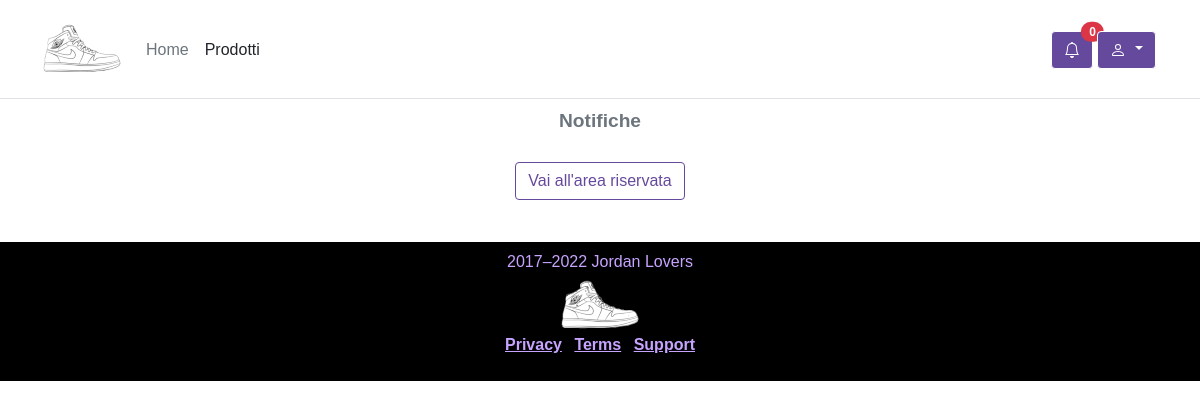
Before: /notifiche.php (signed in) with the older database file.
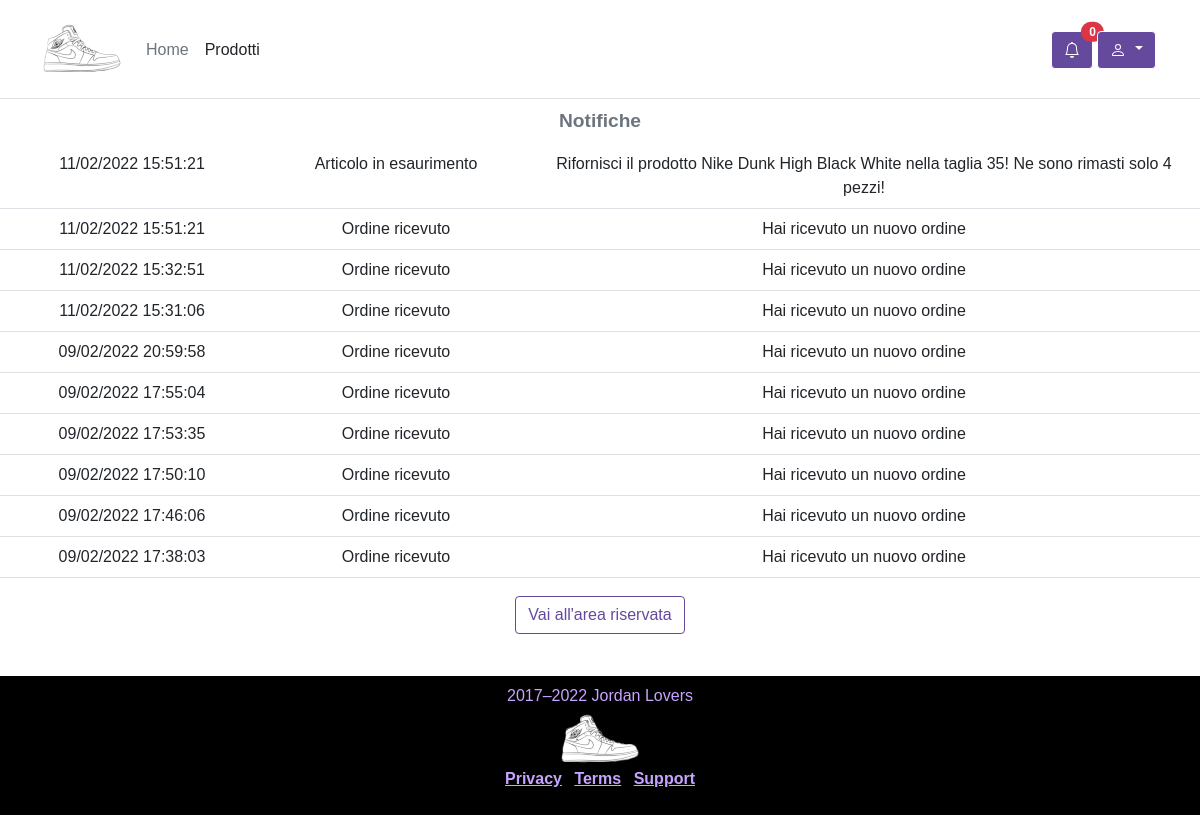
After: the same page with the newer database file.
### tables this page shows
CREATE TABLE `notifiche` (
  `codiceNotifica` int(8) NOT NULL,
  `titolo` varchar(100) NOT NULL,
  `descrizione` varchar(100) NOT NULL,
  `dataNotifica` varchar(100) NOT NULL,
  `visto` varchar(3) NOT NULL,
  `usernameUtente` varchar(150) NOT NULL
);

### notifiche.php (called while the page is built, shortened)
<?php
require_once 'bootstrap.php';
if (isUserLoggedIn()) {
    $result_not = $dbh->getNotifications($_SESSION["username"]);
    if (count($result_not)!=0) {
        $templateParams["notifiche"] = $result_not;
    }
    $login_result = $dbh->isAdmin($_SESSION["username"]);
    if(count($login_result)!=0) {
        $templateParams["tipoUtente"] = "Admin";
    }
}
$templateParams["titolo"] = "Notifiche";
$templateParams["nome"] = "template/notifiche.php";
$templateParams["css"] = "css/notifiche.css";
require 'template/base.php';
?>

### utils/functions.php (called while the page is built, shortened)
<?php
function isUserLoggedIn(){
    return !empty($_SESSION['username']);
}
?>

### db/database.php (called while the page is built, shortened)
<?php
class DatabaseHelper{
    private $db;
    public function __construct($servername, $username, $password, $dbname){
        $this->db = new mysqli($servername, $username, $password, $dbname);
    }
    public function getNotifications($idUser){
        $stmt = $this->db->prepare("SELECT * FROM notifiche WHERE usernameUtente=? ORDER BY codiceNotifica DESC");
        $stmt->bind_param('s',$idUser);
        $stmt->execute();
        $result = $stmt->get_result();
        return $result->fetch_all(MYSQLI_ASSOC);
    }
}
?>

### bootstrap.php (called while the page is built, shortened)
<?php
require_once("db/database.php");
require_once("utils/functions.php");
$dbh = new DatabaseHelper("localhost", "root", "", "db_tec_web");
?>

### template/notifiche.php (the view)
<div class="container-notifiche">
  <table class="table caption-top">
  <caption>Notifiche</caption>
  <tbody>
<?php
foreach ($templateParams["notifiche"] as $notifica) :
?>
    <tr class="notifica-<?php if ($notifica["visto"]=="no") {
      echo "non-";
    }?>vista">
      <td class="data-notifica">
        <?php echo $notifica["dataNotifica"];?>
      </td>
      <td class="titolo-notifica">
        <?php echo $notifica["titolo"];?>
      </td>
      <td class="descrizione-notifica">
        <?php echo $notifica["descrizione"];?>
      </td>
    </tr>
<?php endforeach;?>
  </tbody>
</table>
</div>
<div class="container">
  <a class="admin" href="areaUtente.php">
    <button type="button" class="btn btn-primary">
      Vai all'area riservata
    </button>
  </a>
</div>

### template/header.php (shortened to what this page needs)
<header class="p-3 mx-auto border-bottom">
      <div class="container">
        <div class="d-flex flex-wrap align-items-center justify-content-center justify-content-lg-start fixed-top bg-white position-relative">
            <a class="navbar-brand" href="index.php"><img src=".\resources\images\logo.png" alt="logo"></a>
            <ul class="nav col-12 col-lg-auto me-lg-auto mb-2 justify-content-center mb-md-0">
              <li><a href="index.php" class="nav-link px-2 link-secondary">Home</a></li>
              <li><a href="shop.php" class="nav-link px-2 link-dark">Prodotti</a></li>
            </ul>
          <?php if(isUserLoggedIn()): ?>
          <a href="notifiche.php" class="btn btn-primary position-relative" onclick=notifiche()>
            <span class="position-absolute top-0 start-100 translate-middle badge rounded-pill bg-danger">
            <?php if (isset($templateParams["notifiche"])) {
              $count=0;
              echo $count;
            }
            else {
              echo "0";
            }
             ?>
            </span>
          </a>
          <?php endif; ?>
          <div class="dropdown">
            <button class="btn btn-secondary dropdown-toggle" type="button" id="dropdownMenuButton1" data-bs-toggle="dropdown" aria-expanded="false">
            </button>
          </div>
        </div>
      </div>
    </header>

Changed rows visible on the page:
added notifiche: dataNotifica "11/02/2022 15:51:21", titolo "Articolo in esaurimento", descrizione "Rifornisci il prodotto Nike Dunk High Black White nella taglia 35! Ne sono rimasti solo 4 pezzi!"
added notifiche: dataNotifica "11/02/2022 15:51:21", titolo "Ordine ricevuto", descrizione "Hai ricevuto un nuovo ordine"
added notifiche: dataNotifica "11/02/2022 15:32:51", titolo "Ordine ricevuto", descrizione "Hai ricevuto un nuovo ordine"
added notifiche: dataNotifica "11/02/2022 15:31:06", titolo "Ordine ricevuto", descrizione "Hai ricevuto un nuovo ordine"
added notifiche: dataNotifica "09/02/2022 20:59:58", titolo "Ordine ricevuto", descrizione "Hai ricevuto un nuovo ordine"
added notifiche: dataNotifica "09/02/2022 17:55:04", titolo "Ordine ricevuto", descrizione "Hai ricevuto un nuovo ordine"
added notifiche: dataNotifica "09/02/2022 17:53:35", titolo "Ordine ricevuto", descrizione "Hai ricevuto un nuovo ordine"
added notifiche: dataNotifica "09/02/2022 17:50:10", titolo "Ordine ricevuto", descrizione "Hai ricevuto un nuovo ordine"
added notifiche: dataNotifica "09/02/2022 17:46:06", titolo "Ordine ricevuto", descrizione "Hai ricevuto un nuovo ordine"
added notifiche: dataNotifica "09/02/2022 17:38:03", titolo "Ordine ricevuto", descrizione "Hai ricevuto un nuovo ordine"
Other visible differences:
$count: (not shown) → "0"
text no longer shown: "0"
